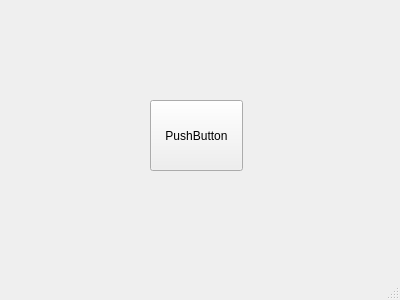
<?xml version="1.0" encoding="UTF-8"?>
<ui version="4.0">
 <class>loginWindow</class>
 <widget class="QMainWindow" name="loginWindow">
  <property name="geometry">
   <rect>
    <x>0</x>
    <y>0</y>
    <width>400</width>
    <height>300</height>
   </rect>
  </property>
  <property name="windowTitle">
   <string>loginWindow</string>
  </property>
  <widget class="QWidget" name="centralWidget">
   <widget class="QPushButton" name="pushButton">
    <property name="geometry">
     <rect>
      <x>150</x>
      <y>100</y>
      <width>93</width>
      <height>71</height>
     </rect>
    </property>
    <property name="text">
     <string>PushButton</string>
    </property>
   </widget>
  </widget>
  <widget class="QStatusBar" name="statusBar"/>
 </widget>
 <layoutdefault spacing="6" margin="11"/>
 <resources/>
 <connections/>
</ui>
